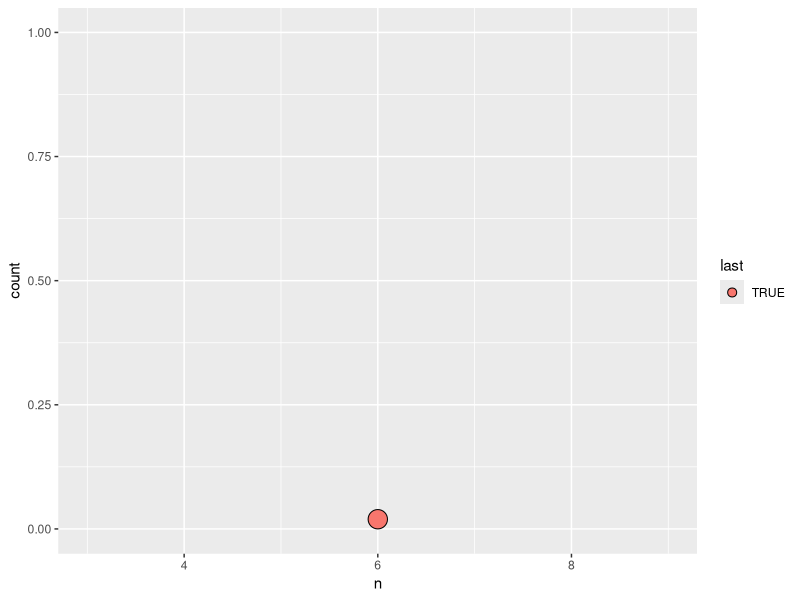

This chart was generated by the following R code:
library(ggplot2)
library(dplyr)

dat <- readr::read_tsv("shuffle/data/dolphins.tsv") %>%
  rename(treatment = EV, response = RV)

shuffle_data <- function(x) {
  dat %>%
    mutate(response = sample(response))
}

summarize_results <- function(x) {
  x %>%
    group_by(treatment, response) %>%
    summarize(n = n())
}

results <- data_frame()

new_results <- dat %>%
  shuffle_data() %>%
  summarize_results() %>%
  filter(treatment == "dolphins", response == "improved") %>%
  mutate(last = TRUE)
new_results

results <- results %>%
  mutate(last = FALSE) %>%
  bind_rows(new_results)
results

ggplot(results, aes(x = n, fill = last)) +
  geom_dotplot() +
  xlim(c(3, 9))
